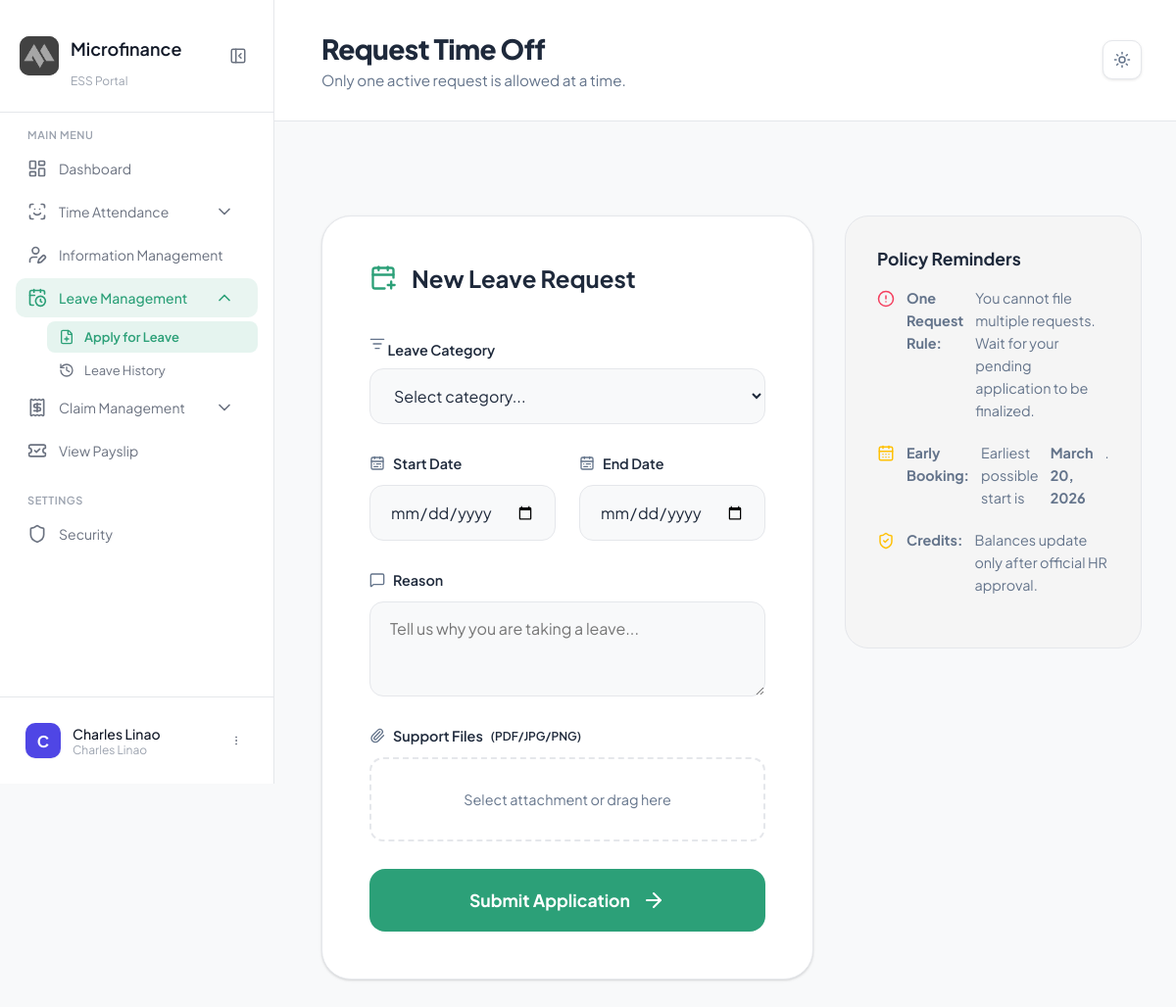
Before: /modules/ess/leave_apply.php (signed in) with the older database file.
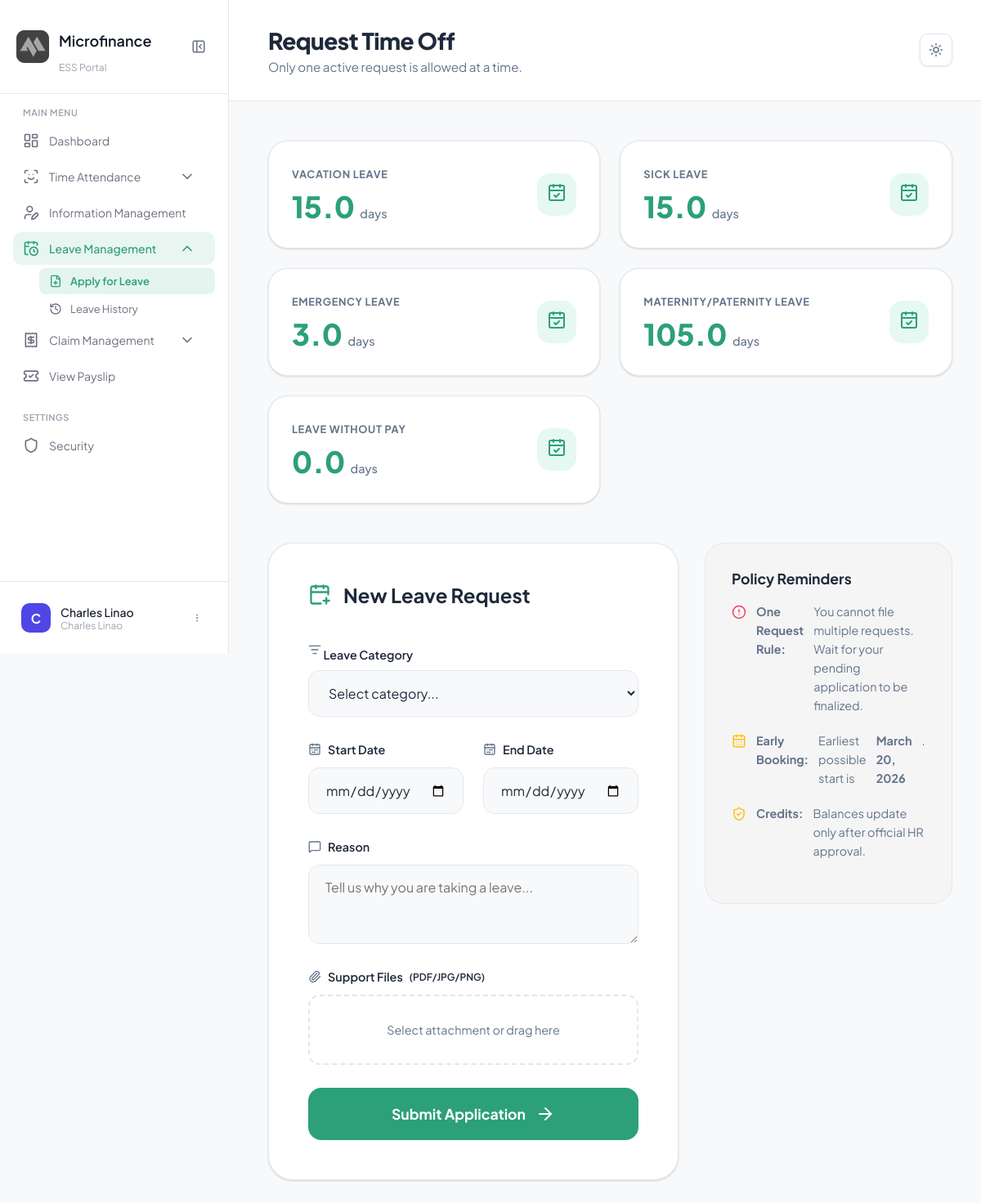
After: the same page with the newer database file.
### tables this page shows
CREATE TABLE `employee_leave_balances` (
  `BalanceID` int(11) NOT NULL,
  `EmployeeID` int(11) NOT NULL,
  `LeaveTypeID` int(11) NOT NULL,
  `Year` year(4) NOT NULL,
  `TotalCredits` decimal(5,2) NOT NULL DEFAULT 0.00,
  `UsedCredits` decimal(5,2) NOT NULL DEFAULT 0.00,
  `RemainingCredits` decimal(5,2) NOT NULL DEFAULT 0.00,
  `CreatedAt` timestamp NOT NULL DEFAULT current_timestamp(),
  `UpdatedAt` timestamp NOT NULL DEFAULT current_timestamp() ON UPDATE current_timestamp()
);

CREATE TABLE `leave_types` (
  `LeaveTypeID` int(11) NOT NULL,
  `LeaveName` varchar(50) NOT NULL,
  `IsPaid` tinyint(1) NOT NULL DEFAULT 1,
  `DefaultCredits` decimal(5,2) NOT NULL DEFAULT 0.00,
  `CreatedAt` timestamp NOT NULL DEFAULT current_timestamp()
);

### modules/ess/leave_apply.php (the view, shortened to what the changed rows need)
<?php
require_once "../../config/config.php";
$employeeID = $_SESSION['employee_id'] ?? null;
$qActive = "SELECT LeaveRequestID FROM leave_requests
            WHERE EmployeeID = ? AND Status IN ('PENDING', 'APPROVED_BY_OFFICER')";
$stmtActive = $conn->prepare($qActive);
$stmtActive->bind_param("i", $employeeID);
$stmtActive->execute();
$hasActiveRequest = $stmtActive->get_result()->num_rows > 0;
$qBal = "SELECT lb.*, lt.LeaveName
         FROM employee_leave_balances lb
         JOIN leave_types lt ON lb.LeaveTypeID = lt.LeaveTypeID
         WHERE lb.EmployeeID = ? AND lb.Year = YEAR(CURDATE())";
$stmtBal = $conn->prepare($qBal);
$stmtBal->bind_param("i", $employeeID);
$stmtBal->execute();
$balances = $stmtBal->get_result();
$balanceRows = [];
while($row = $balances->fetch_assoc()) {
    $balanceRows[] = $row;
}
?>
<!DOCTYPE html>
<html lang="en">
<head>
    <link rel="stylesheet" href="../../css/ess/leave_apply.css">
</head>
<body class="theme-controlled">
    <?php include "sidebar.php"; ?>
    <main class="main-content">
        <header class="page-header">
            <div class="header-left">
                <div class="page-title-box">
                    <h1>Request Time Off</h1>
                </div>
            </div>
        </header>
        <div class="content-wrapper">
            <div class="credits-container">
                <?php foreach($balanceRows as $b): ?>
                    <div class="credit-card">
                        <div class="credit-info">
                            <span class="credit-label"><?php echo htmlspecialchars($b['LeaveName']); ?></span>
                            <h3 class="credit-value"><?php echo number_format($b['RemainingCredits'], 1); ?> <small>days</small></h3>
                        </div>
                        <div class="credit-icon"><i data-lucide="calendar-check"></i></div>
                    </div>
                <?php endforeach; ?>
            </div>
            <div class="form-grid">
                <?php if ($hasActiveRequest): ?>
                    <div class="form-card" style="display: flex; flex-direction: column; align-items: center; justify-content: center; text-align: center; border: 2px dashed var(--brand-red);">
                        <i data-lucide="shield-alert" style="width: 64px; height: 64px; color: var(--brand-red); margin-bottom: 1.5rem;"></i>
                        <h2 style="color: var(--brand-red);">Application Locked</h2>
                        <p style="color: var(--text-muted); max-width: 400px; margin-top: 1rem;">
                            You currently have an <strong>active leave request</strong> being processed.
                            Please wait for your existing request to be approved or rejected before filing a new one.
                        </p>
                        <a href="leave_history.php" class="submit-btn" style="margin-top: 2rem; text-decoration: none;">
                            <span>Check Status in History</span>
                            <i data-lucide="arrow-right"></i>
                        </a>
                    </div>
                <?php else: ?>
                    <div class="form-card">
                        <div class="card-header">
                            <h2>New Leave Request</h2>
                        </div>
                    </div>
                <?php endif; ?>
            </div>
        </div>
    </main>
</body>
</html>

Changed rows visible on the page:
added employee_leave_balances: LeaveTypeID.LeaveName "VACATION LEAVE", RemainingCredits "15.0"
added employee_leave_balances: LeaveTypeID.LeaveName "SICK LEAVE", RemainingCredits "15.0"
added employee_leave_balances: LeaveTypeID.LeaveName "EMERGENCY LEAVE", RemainingCredits "3.0"
added employee_leave_balances: LeaveTypeID.LeaveName "MATERNITY/PATERNITY LEAVE", RemainingCredits "105.0"
added employee_leave_balances: LeaveTypeID.LeaveName "LEAVE WITHOUT PAY", RemainingCredits "0.0"
